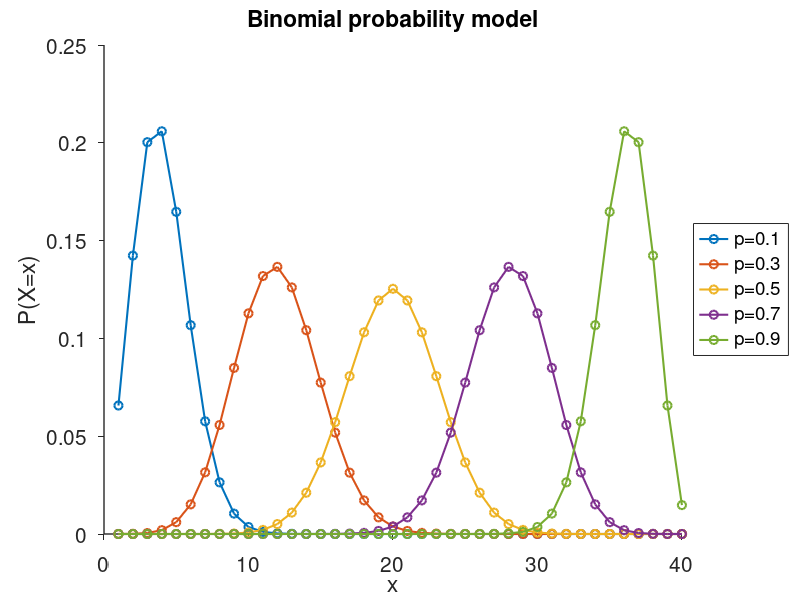
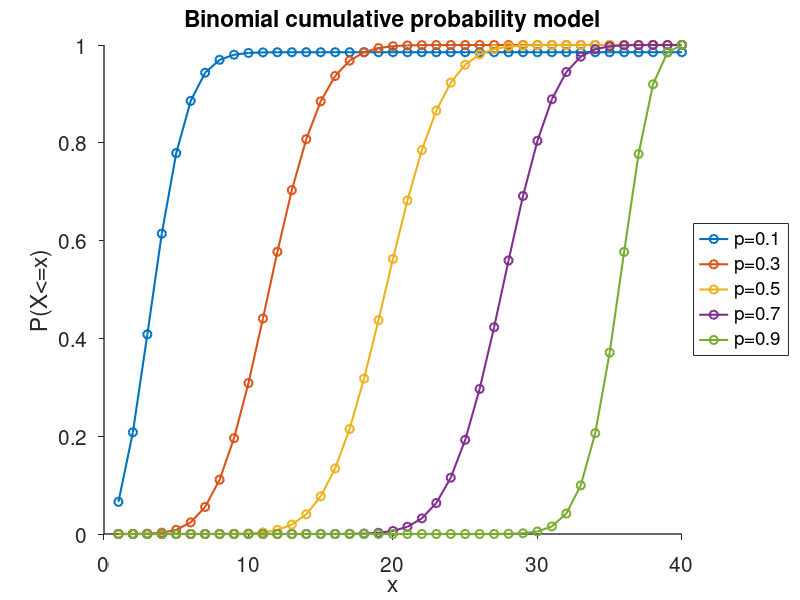

The MATLAB script that drew these images, in order:
%% Binomial model for bernoulli trials
%% Binom(n,p) with n = 40
%%
% multiple p 
p_all = 0.1:0.2:1;
n = 40;
x = 1:n;
legend_cell = cell(numel(p_all),1);
cprob = cell(numel(p_all),1);

close all;

figure; 
for i = 1:numel(p_all)
    p = p_all(i);
    q = 1-p;
    % Binomial probability X = x
    prob = factorial(n)./(factorial(x).*factorial(n-x)) .* (p.^x) .* (q.^(n-x));
    
    % Calculating cumulative probability, P(X <= x)
    cprob{i}(1) = 0;
    for j = 1:numel(prob)
        cprob{i}(j+1) = cprob{i}(j)+prob(j);
    end
    hold on;
    plot(prob, 'o-', 'linewidth', 1.5);
    legend_cell{i} = sprintf('p=%0.1f', p);
end

title('Binomial probability model')
xlabel('x')
ylabel('P(X=x)');

legend(legend_cell, 'location', 'eastoutside');

set(gca, 'linewidth', 1, 'fontsize', 15, 'tickdir', 'out');
set(gcf, 'color', 'w'); 
box off;
%% Cumulative probability function
%%

figure;
for i = 1:numel(p_all)
    p = p_all(i);
    hold on;
    % plot cumulative probability
    plot(cprob{i}(2:end), 'o-', 'linewidth', 1.5);
    legend_cell{i} = sprintf('p=%0.1f', p);
end

title('Binomial cumulative probability model')
xlabel('x')
ylabel('P(X<=x)');

legend(legend_cell, 'location', 'eastoutside');

set(gca, 'linewidth', 1, 'fontsize', 15, 'tickdir', 'out');
set(gcf, 'color', 'w'); 
box off;